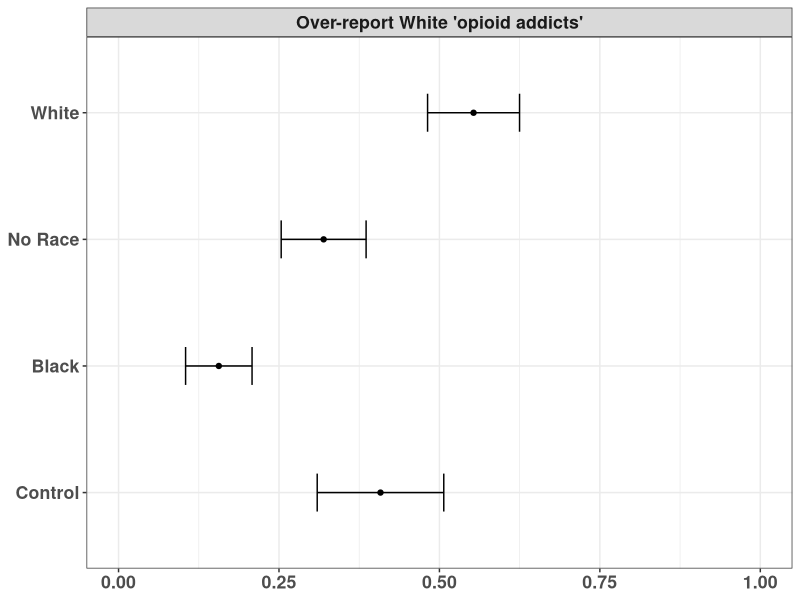

This chart was generated by the following R code: (Note: this script raises an error after producing the figure.)
####################################################################################
## Replication file: "Political Effects of Opioid Addiction Frames"
## Appendix
## Figures A4
## Steps: Create over-reporting measures, calculate mean and se for each outcome; Plot panels race conditions 
## Create figure
####################################################################################
rm(list=ls()) ## clear list space

#####################
### Load packages #####
#####################

library(ggplot2) ## used to create figure
library(gridExtra) ## used to print figure

#####################
### Function #####
#####################
se <- function(x) sqrt(var(x, na.rm = T)/length(x)) ## standard error


#####################
### Load Data ########
#####################
## read in data
data <- read.csv("./dynatadata.csv", head = T) ## 336 obs

##########################
## create binary measures of whether respondent
## over-reported white and black opioid users, relative to adult population prop
##########################

## percent white opioid
data$morewhiteopioid <- 0
data$morewhiteopioid[data$perwhiteopioid >= 0.64] <- 1

## percent black opioid
data$moreblackopioid <- 0
data$moreblackopioid[data$perblackopioid >= 0.12] <- 1


##########################
## Over-report white opioid users
##########################
## calculate mean and se across race conditions 

control <- mean(data$morewhiteopioid[data$treatment == "control"], na.rm = T)
# control

control.sd <- se(data$morewhiteopioid[data$treatment == "control"])
# control.sd

control.lower <- control - 1.39*control.sd
control.upper <- control + 1.39*control.sd


white <- mean(data$morewhiteopioid[data$treatment == "whitesymp"|
                                     data$treatment == "whiteunsymp"])
# white
white.sd <- se(data$morewhiteopioid[data$treatment == "whitesymp"|
                                             data$treatment == "whiteunsymp"])

white.lower <- white - 1.39*white.sd
white.upper <- white + 1.39*white.sd


black <- mean(data$morewhiteopioid[data$treatment == "blacksymp"|
                                     data$treatment == "blackunsymp"])
black.sd <- se(data$morewhiteopioid[data$treatment == "blacksymp"|
                                             data$treatment == "blackunsymp"])

black.lower <- black - 1.39*black.sd
black.upper <- black + 1.39*black.sd


norace <- mean(data$morewhiteopioid[data$treatment == "noracesymp"|
                                      data$treatment == "noraceunsymp"])
norace.sd <- se(data$morewhiteopioid[data$treatment == "noracesymp"|
                                              data$treatment == "noraceunsymp"])

norace.lower <- norace - 1.39*norace.sd
norace.upper <- norace + 1.39*norace.sd

## values
data.test <- data.frame(Outcome = c("Over-report White 'opioid addicts'", "Over-report White 'opioid addicts'", 
                                    "Over-report White 'opioid addicts'", "Over-report White 'opioid addicts'"),
                        
                        treat = c("Control",
                                  "Black",
                                  "No Race",
                                  "White"),
                        effect = c(control,
                                   black,
                                   norace,
                                   white),
                        lower = c(control.lower,
                                  black.lower,
                                  norace.lower,
                                  white.lower),
                        upper = c(control.upper,
                                  black.upper,
                                  norace.upper,
                                  white.upper)) 

# data.test

data.test$treat <- factor(data.test$treat , levels =c("Control",
                                                      "Black",
                                                      "No Race",
                                                      "White"))

p1 <- ggplot(data.test, aes(y=treat, x=effect, fill=treat)) +
  facet_grid(.~Outcome) +
  geom_point(stat="identity") +
  #xlab("Average treatment effect") +
  guides(fill=FALSE) +
  theme_bw() +
  theme(text = element_text(size=16, face="bold"), axis.title.y=element_blank()) +
  scale_x_continuous(limits=c(0,1)) +
  geom_errorbarh(aes(xmin = lower, xmax= upper, height=.3)) +
  theme(axis.title.x = element_blank())

p1 + theme(axis.title.x = element_blank())


##########################
## Over-report black opioid users
##########################
## calculate mean and se across race conditions 

control <- mean(data$moreblackopioid[data$treatment == "control"], na.rm = T)
# control

control.sd <- se(data$moreblackopioid[data$treatment == "control"])
# control.sd

control.lower <- control - 1.39*control.sd
control.upper <- control + 1.39*control.sd

white <- mean(data$moreblackopioid[data$treatment == "whitesymp"|
                                     data$treatment == "whiteunsymp"])
white.sd <- se(data$moreblackopioid[data$treatment == "whitesymp"|
                                             data$treatment == "whiteunsymp"])

white.lower <- white - 1.39*white.sd
white.upper <- white + 1.39*white.sd

black <- mean(data$moreblackopioid[data$treatment == "blacksymp"|
                                     data$treatment == "blackunsymp"])
black.sd <- se(data$moreblackopioid[data$treatment == "blacksymp"|
                                             data$treatment == "blackunsymp"])

black.lower <- black - 1.39*black.sd
black.upper <- black + 1.39*black.sd

norace <- mean(data$moreblackopioid[data$treatment == "noracesymp"|
                                      data$treatment == "noraceunsymp"])
norace.sd <- se(data$moreblackopioid[data$treatment == "noracesymp"|
                                              data$treatment == "noraceunsymp"])

norace.lower <- norace - 1.39*norace.sd
norace.upper <- norace + 1.39*norace.sd

## values
data.test <- data.frame(Outcome = c("Over-report Black 'opioid addicts'", "Over-report Black 'opioid addicts'", 
                                    "Over-report Black 'opioid addicts'", "Over-report Black 'opioid addicts'"),
                        treat = c("Control",
                                  "Black",
                                  "No Race",
                                  "White"),
                        effect = c(control,
                                   black,
                                   norace,
                                   white),
                        lower = c(control.lower,
                                  black.lower,
                                  norace.lower,
                                  white.lower),
                        upper = c(control.upper,
                                  black.upper,
                                  norace.upper,
                                  white.upper)) 

# data.test

data.test$treat <- factor(data.test$treat , levels =c("Control",
                                                      "Black",
                                                      "No Race",
                                                      "White"))

p2 <- ggplot(data.test, aes(y=treat, x=effect, fill=treat)) +
  facet_grid(.~Outcome) +
  geom_point(stat="identity") +
  #xlab("Average treatment effect") +
  guides(fill=FALSE) +
  theme_bw() +
  theme(text = element_text(size=18, face="bold"), axis.title.y=element_blank()) +
  scale_x_continuous(limits=c(0,1)) +
  geom_errorbarh(aes(xmin = lower, xmax= upper, height=.3)) +
  theme(axis.title.x = element_blank())

# p2 

#######################
## Print figures
########################

#######################
## Figure A2
########################

## View in R
# grid.arrange(p1, p2, nrow = 1)


## Print figure 
cat("\nFigure A4: Prop. over-reporting White and Black ‘opioid addicts,’ by racial condition (raw values, 83% CIs) \n")
pdf("./output/FigureA4.pdf", width = 11, height= 5) 
par(mfrow=c(3,2), mar= c(3,3,2,1), mgp = c(2,0.5, 0))
grid.arrange(p1, p2, nrow = 1)
dev.off()
cat("Saved Figure A4 in /output")

